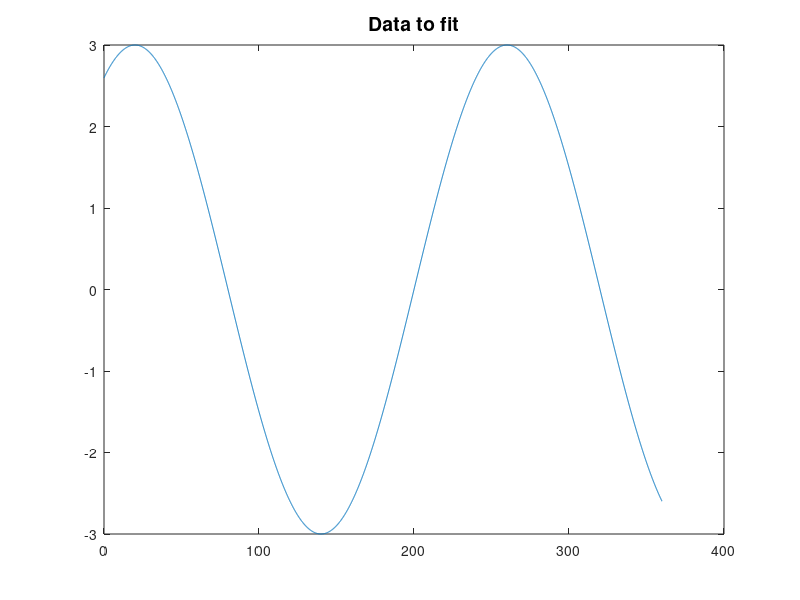
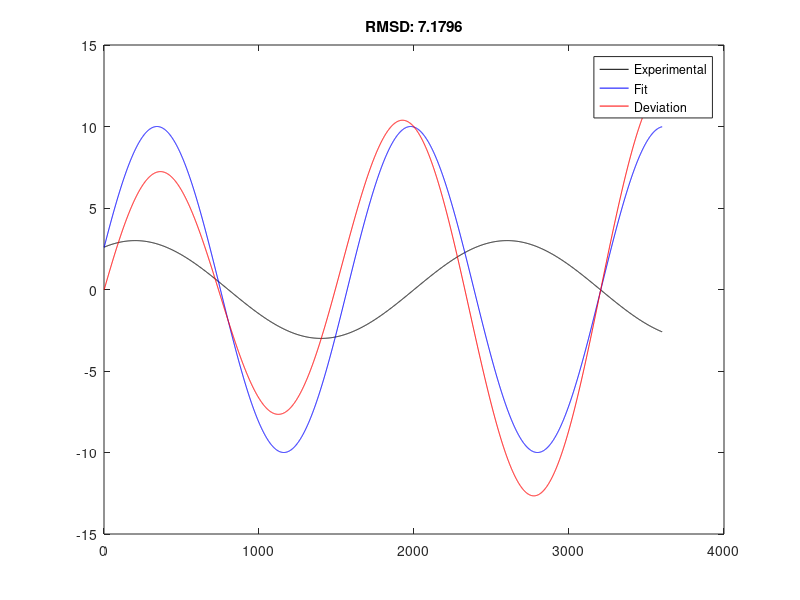

The MATLAB source for these figures, in order: (Note: this script raises an error after producing the figures.)
% This session will be centred around fitting. In particular, we will
% introduce the standard minimization algorithm of MATLAB, fminsearch. I
% will present an example of its use to fit a sine wave. We will then see
% the ?problem? of minimization algorithms, namely, local minimums where
% the algorithm gets stuck and cannot get out, thus, never reaching the
% global minima. After looking at the example we will work together so you
% fit a Gaussian to a dummy data set. Basically, we will generate a group
% of normally distributed random numbers, calculate the distribution of
% these (histogram), and fit a Gaussian to it.

% lets generate a sine wave

% first the user inputs. To define a sine wave we need: phase, amplitude
% and frequency.
%   phase in degrees
phaseDeg = 60;
%  Peak amplitude
ampl     = 3;
%   Frequency
freq     = 1.5;

% now I want to generate the sine wave to fit, i.e. our dummy experimental
% data
%   angular resolution in degrees
angResDeg= 0.1;
%   angles in degrees
angDeg   = 0:angResDeg:360;
%   angles in radians
angRad   = angDeg .* (pi/180);
%   phase in radians
phaseRad = phaseDeg * (pi/180);
%   sine wave
sinWave   = ampl.*sin(angRad.*freq +phaseRad);

% now we plot the data2fit
figure(1)
plot(angDeg,sinWave)
title('Data to fit','fontsize',14)
%% finding the function to minimize
% to fit we will use fminsearch, which finds the minimum of an
% unconstrained multivariable function. The function to minimize (fun) must
% be specified as a function handle or function name. 'fun' is a function
% that accepts a vector or array 'x' and returns a real scalar 'f'

% now lets try to come up with a function to minimize

% example of an initial guess
phaseGuess_deg = 15;
ampGuess = 10;
freqGuess = 2.2;

% storing the initial guess in an array x0
x0(1) = phaseGuess_deg*pi/180;
x0(2) = ampGuess;
x0(3) = freqGuess;

% storing the experimental input into a structure for better control
ExpInput.angles = angRad;
ExpInput.values = sinWave;

% prototipe of a function to minimize:
fitVal   = x0(2).*sin(ExpInput.angles.*x0(3) +x0(1));;

dev    = fitVal-ExpInput.values;
nVal   = length(dev);
devSqr = (dev).^2;
RMSD = sqrt(sum(devSqr)/nVal);

figure(2)
plot(ExpInput.values,'k')
hold on
plot(fitVal,'b')
plot(dev,'r')
hold off
title(['RMSD: ' num2str(RMSD)])
legend({'Experimental','Fit','Deviation'})
shg

% now having this prototipe I create a function called fun2min and save it

%% Doing the fit
% example of an initial guess
phaseGuess_deg = 15;
ampGuess = 10;
freqGuess = 2.2; %3

% do I want visual aid
doFig = false;

% storing the initial guess in an array x0
x0(1) = phaseGuess_deg*pi/180;
x0(2) = ampGuess;
x0(3) = freqGuess;

% storing the experimental input into a structure for better control
ExpInput.angles = angRad;
ExpInput.values = sinWave;

% as you can see my function to minimize (fun2min) depends on more than
% just x. The extra parameters are not variables to optimize, they are
% fixed values during the optimization. To work this out we must create an
% anonymous function out of fun2min which only depends on x and includes
% the workspace value of the parameter.
fun = @(x) fun2min(x,ExpInput,doFig);

% then we can do:
[out, RMSD] = fminsearch(fun,x0);


[~, sinFit] = fun2min(out,ExpInput,false);

figure(1)
plot(angDeg,cosFun,'k','linewidth',2)
hold on
plot(angDeg,sinFit,'--r','linewidth',2)
hold off
title(sprintf('Solution, RMSD: %0.4g',RMSD),'fontsize',14)
legend({'Experimental','Fit'},'fontsize',12)
shg

% show both examples with freqGuess = 2.2 and 3.0. So what happens with
% 3.0? local minima!!!
%% now lets add some noise
noise = randn(size(sinWave))*3;
ExpInput.angles = angRad;
ExpInput.values = sinWave+noise;
doFig = false;

fun = @(x) fun2min(x,ExpInput,doFig);
[out, RMSD] = fminsearch(fun,x0);
[~, sinFit] = fun2min(out,ExpInput,false);

figure(3)
plot(ExpInput.angles,ExpInput.values,'k')
hold on
plot(ExpInput.angles,cosFun,'--g')
plot(ExpInput.angles,sinFit,'r')
hold off
title(sprintf('Solution, RMSD: %0.4g',RMSD),'fontsize',14)
legend({'Experimental','Fit'},'fontsize',12)
shg

%% Assignment:
% The task for this session is to :

% 1) generate a list of uniformly distributed random numbers (randn), lets
% say 1000.

% 2) generate a distribution out of the list (histcounts) and store it for
% fitting.

% 3) fit the distribution using a gaussian function and fminsearch.